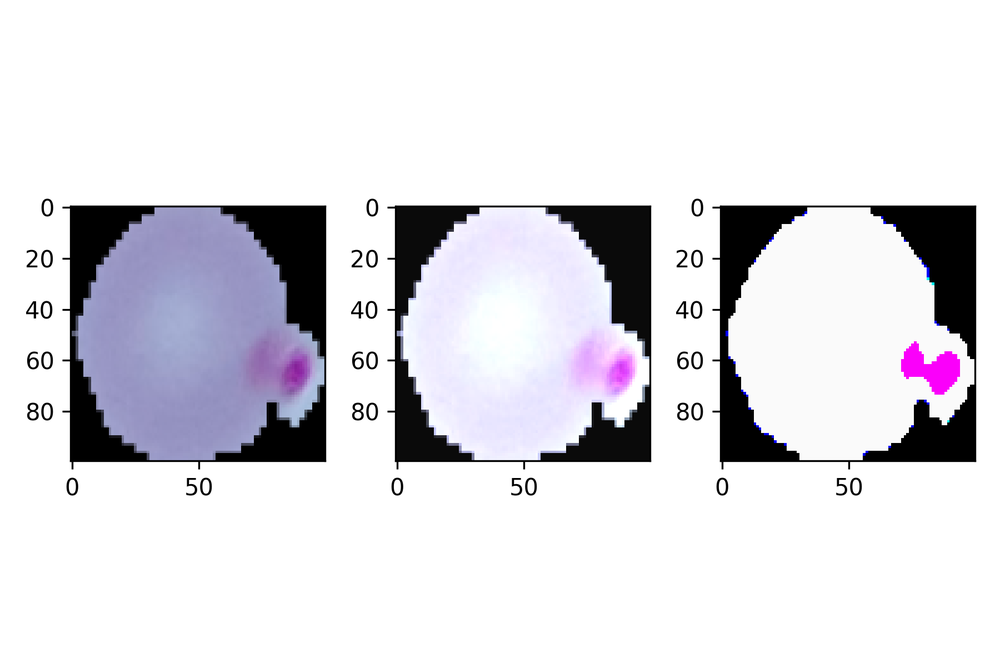
#> input picture contrast.png, 1000 x 667 px, shrunk from 1800 x 1200 before the run
$ python -i preprocessing.py   (imports and definitions only)
#> lines starting #> are read from the running program, lines starting #| are printed output that depends on the picture; after the words box and inside, x2 and y2 are one past the last pixel; in counts of white or black regions, pixels touching at a corner belong together
#> further down, picture is the input picture: shape (667, 1000, 3); mean B, G, R 226.5, 221.2, 222.4
import cv2

class PreProcessing:

    def change_contrast(self,image,alpha = 1.5,beta=25):
#> called with alpha = 1.7, beta = 15
        adjusted = cv2.convertScaleAbs(image, alpha=alpha, beta=beta)
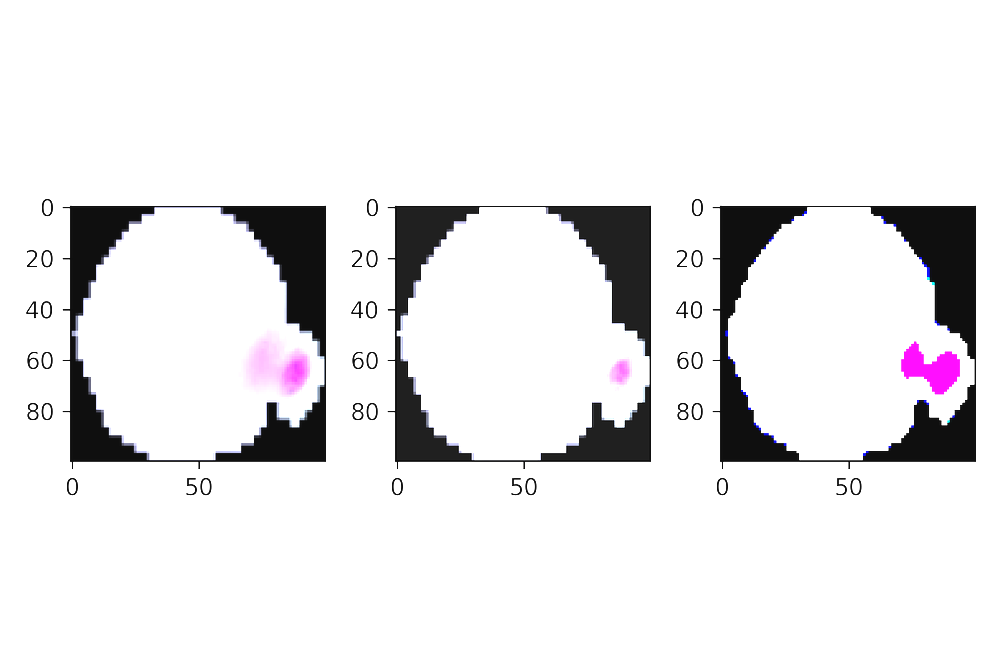
#> adjusted: shape (667, 1000, 3); mean B, G, R 233.5, 232.3, 233.2
        return adjusted

    def image_cleanup(self,image):
        blurred = cv2.GaussianBlur(image, (3, 3), cv2.BORDER_DEFAULT)
        thresh = cv2.threshold(blurred, 186, 250, cv2.THRESH_BINARY)[1]
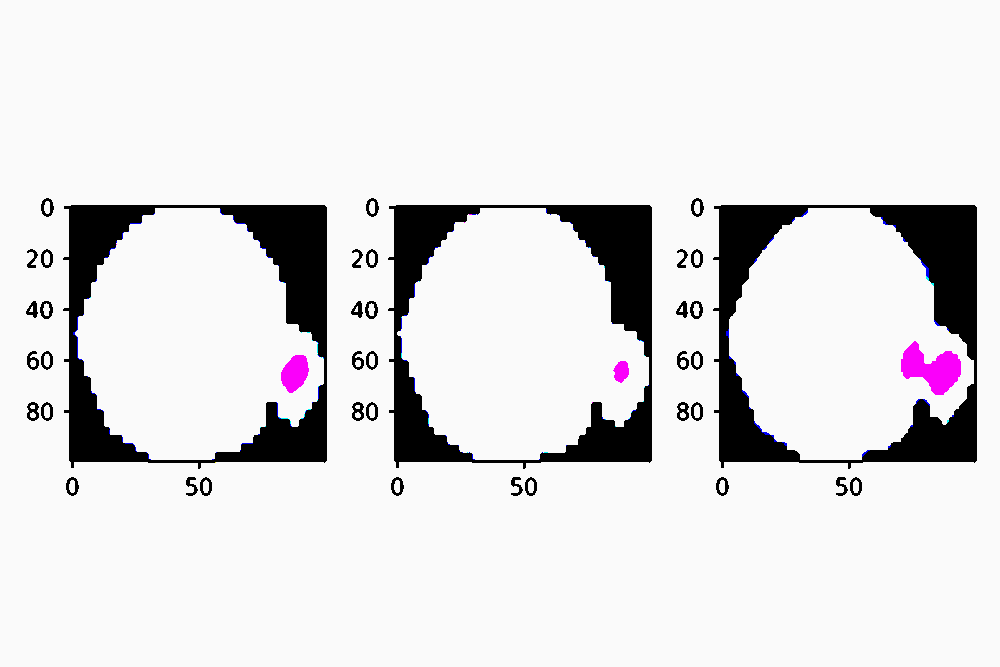
#> thresh: shape (667, 1000, 3); mean B, G, R 224.6, 223.3, 224.3
        return thresh

    def remove_noisy_regions(self,image):
        gray = cv2.cvtColor(image, cv2.COLOR_BGR2HSV)
#> gray: shape (667, 1000, 3); mean H, S, V 0.8, 1.4, 224.6
        element = cv2.getStructuringElement(cv2.MORPH_RECT, (1,1))
        mask = cv2.erode(gray, element, iterations = 50)
        mask = cv2.dilate(mask, element, iterations = 50)
        element = cv2.getStructuringElement(cv2.MORPH_RECT, (2,2))
        mask = cv2.erode(gray, element, iterations = 1)
#> mask: shape (667, 1000, 3); mean H, S, V 0.6, 1, 222.7
        mask = cv2.dilate(mask, element, iterations = 1)
#> mask: shape (667, 1000, 3); mean H, S, V 0.7, 1.2, 224.6
        mask = cv2.erode(mask, element)
#> mask: shape (667, 1000, 3); mean H, S, V 0.6, 1, 222.7
        gray = cv2.cvtColor(mask, cv2.COLOR_HSV2BGR)
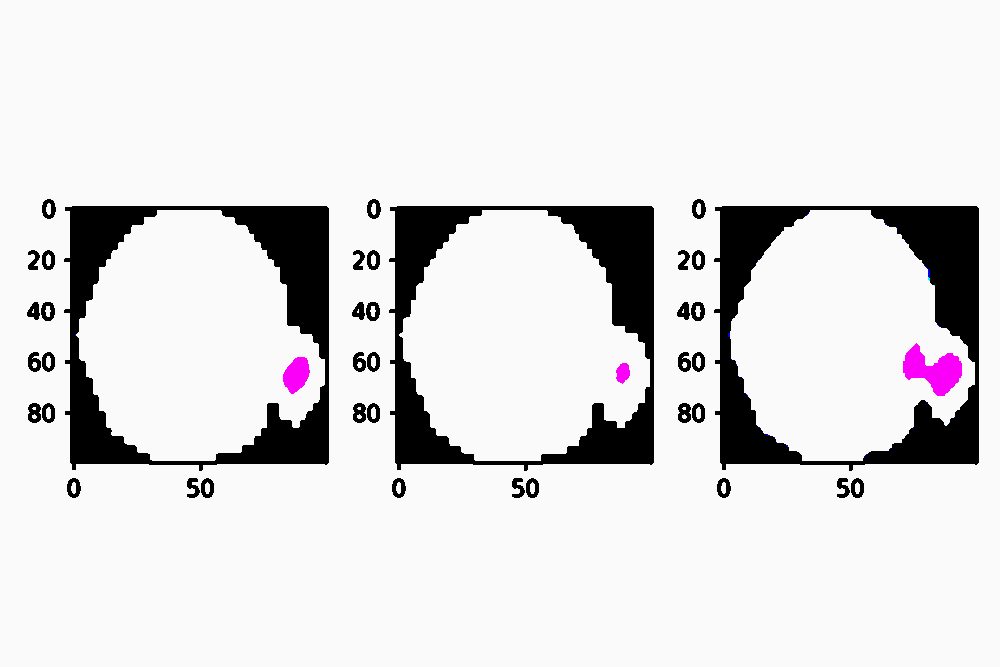
#> gray: shape (667, 1000, 3); mean B, G, R 222.7, 221.7, 222.7
        return gray

    def preprocess(self,image):
        i1 = self.change_contrast(image,1.7,15)
        i2 = self.image_cleanup(i1)
        img = self.remove_noisy_regions(i2)
        h,s,v = cv2.split(img)
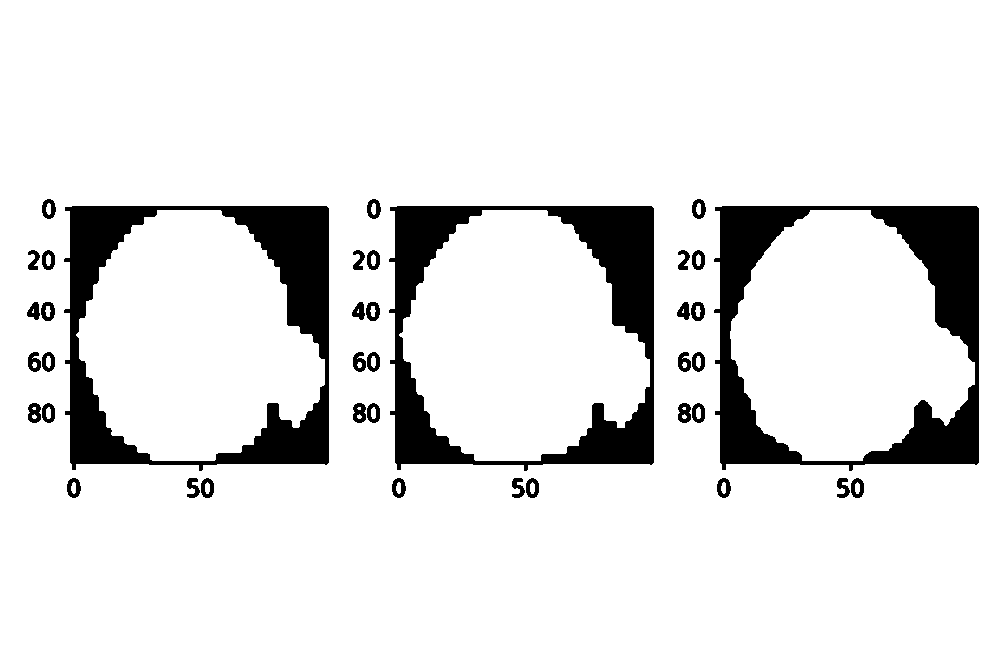
#> v: shape (667, 1000); values 0 (black) and 250 (white), 89.1% white; 39 black regions, largest, box (x1, y1, x2, y2) and area: (714, 206, 979, 471) 23244, (64, 206, 329, 471) 22048, (389, 206, 654, 471) 21593
        ab = cv2.subtract(h,s)
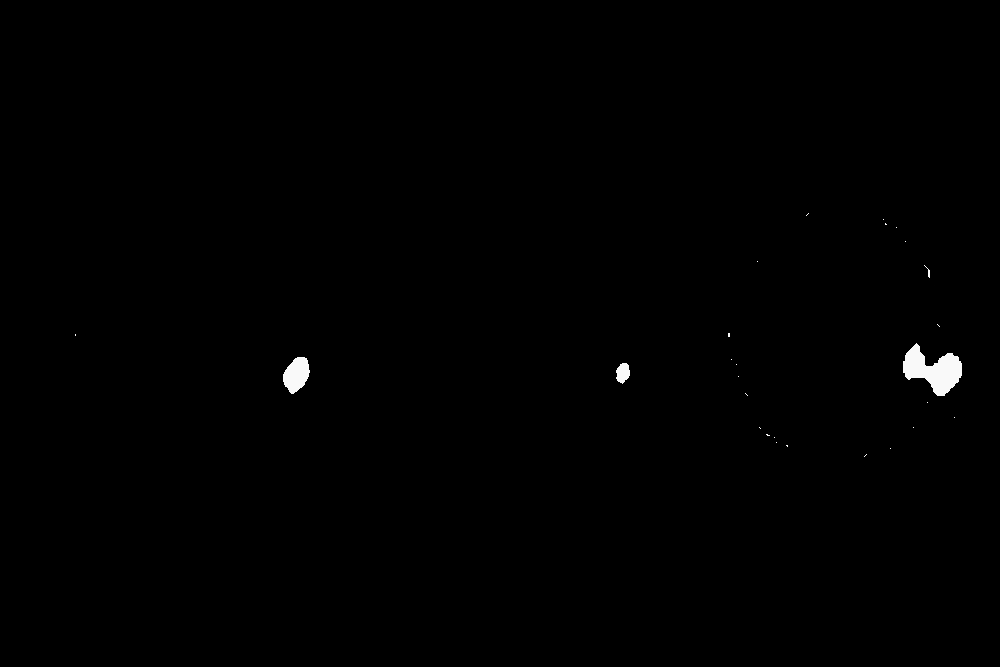
#> ab: shape (667, 1000); min 0, max 250, mean 1
        return ab

>>> import cv2
>>> picture = cv2.imread('../contrast.png')
>>> result = PreProcessing().preprocess(picture)

$ run again, on processing.png
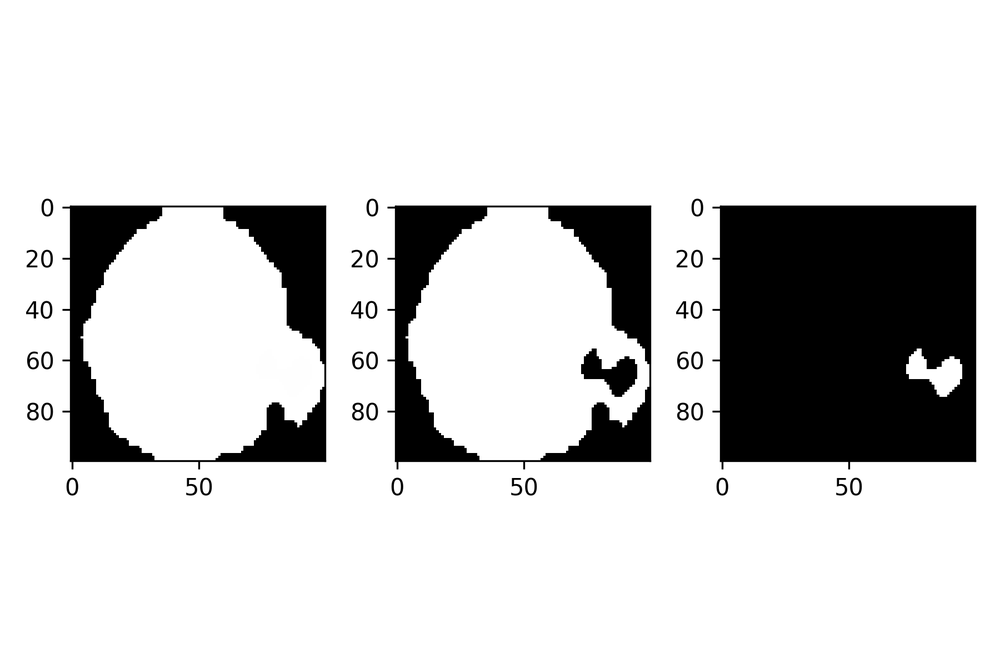
#> input picture processing.png, 1000 x 667 px, shrunk from 1800 x 1200 before the run
#> picture is the input picture: shape (667, 1000, 3); min 0, max 255, mean 211.6
#> in image_cleanup, `thresh = cv2.threshold(blurred, 186, 250, cv2.THRESH_BINARY)[1]`:
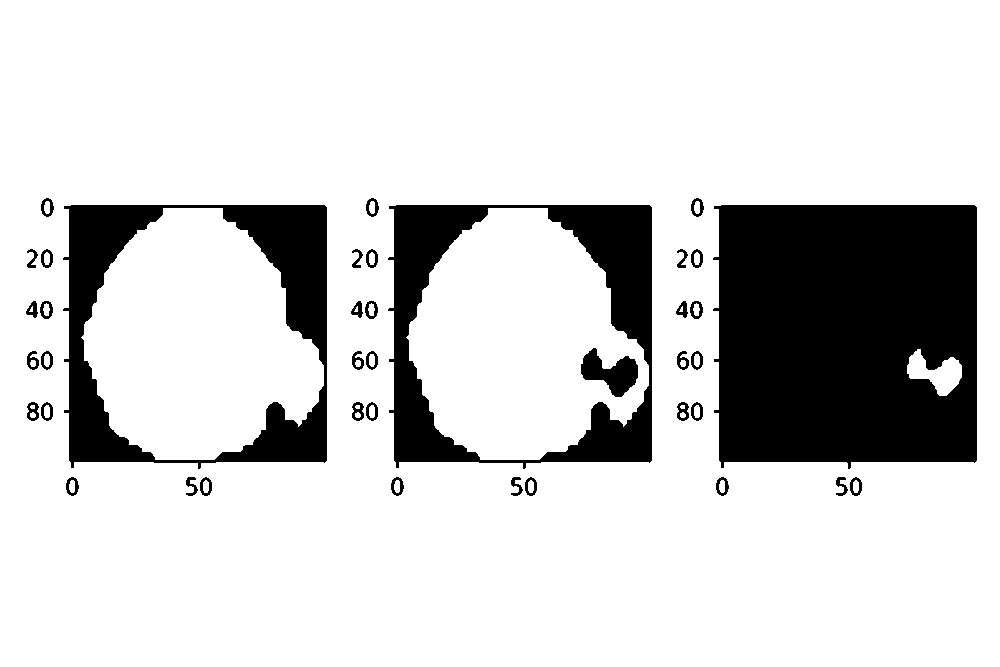
#> thresh: shape (667, 1000, 3); values 0 (black) and 250 (white), 82.4% white; 40 black regions, largest, box (x1, y1, x2, y2) and area: (713, 205, 977, 469) 65085, (63, 205, 327, 469) 23353, (388, 205, 652, 469) 23353
#> in remove_noisy_regions, `gray = cv2.cvtColor(mask, cv2.COLOR_HSV2BGR)`:
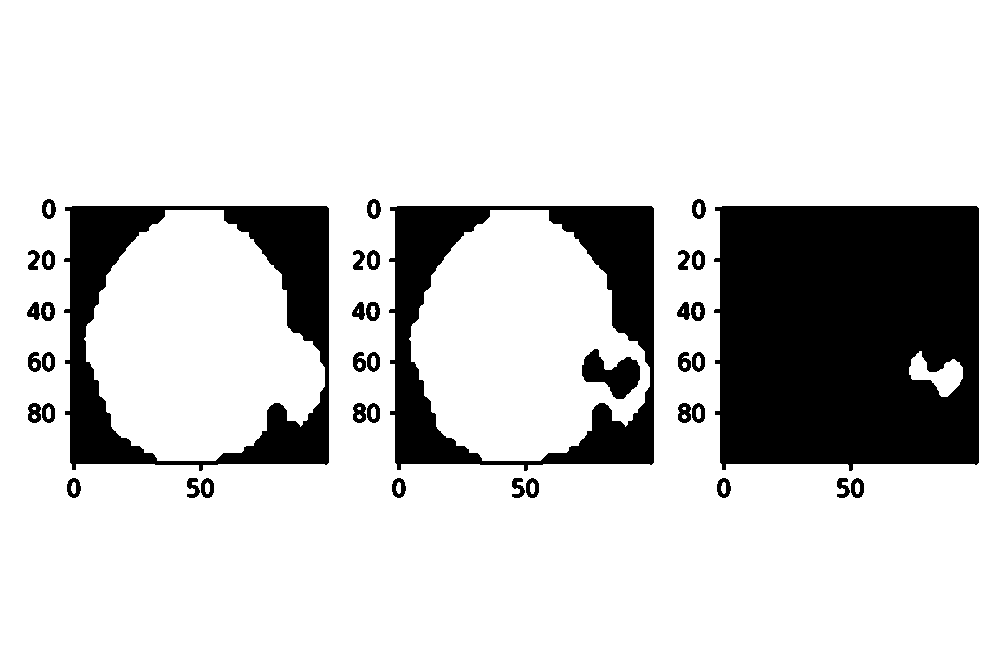
#> gray: shape (667, 1000, 3); values 0 (black) and 250 (white), 81.7% white; 40 black regions, largest, box (x1, y1, x2, y2) and area: (714, 206, 979, 471) 65756, (64, 206, 329, 471) 24429, (389, 206, 654, 471) 24429
#> ab: shape (667, 1000); every value is 0
